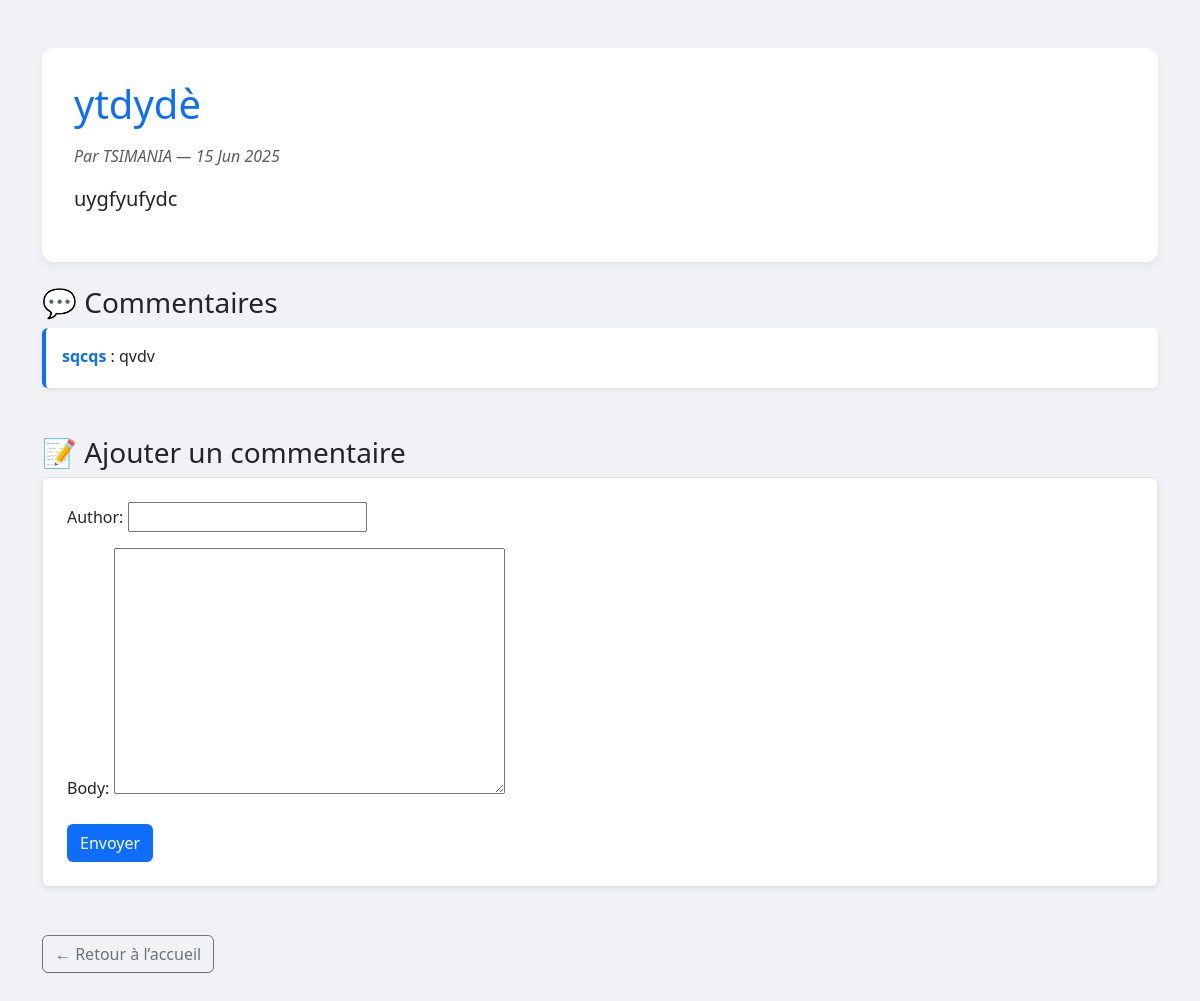
The app's page /post/1/ with its own data.
### blog/models.py (models this page shows, shortened)
class Post(models.Model):
    title = models.CharField(max_length=200)
    content = models.TextField()
    author = models.ForeignKey(User, on_delete=models.CASCADE)
    category = models.ForeignKey(Category, on_delete=models.SET_NULL, null=True)
    created_at = models.DateTimeField(auto_now_add=True)

class Comment(models.Model):
    post = models.ForeignKey(Post, on_delete=models.CASCADE, related_name='comments')
    author = models.CharField(max_length=100)
    body = models.TextField()
    created_at = models.DateTimeField(auto_now_add=True)

### blog/views.py (the view)
# urls.py: path('post/<int:pk>/', views.post_detail, name='post_detail'),
def post_detail(request, pk):
    post = get_object_or_404(Post, pk=pk)
    comments = post.comments.all().order_by('-created_at')
    if request.method == 'POST':
        form = CommentForm(request.POST)
        if form.is_valid():
            comment = form.save(commit=False)
            comment.post = post
            comment.save()
            return redirect('post_detail', pk=post.pk)
    else:
        form = CommentForm()
    return render(request, 'blog/post_detail.html', {
        'post': post, 'comments': comments, 'form': form
    })

### blog/forms.py
class CommentForm(forms.ModelForm):
    class Meta:
        model = Comment
        fields = ['author', 'body']

### blog/templates/blog/post_detail.html (shortened to what this page needs)
<!DOCTYPE html>
<html lang="fr">
<head>
    <link href="https://cdn.jsdelivr.net/npm/bootstrap@5.3.3/dist/css/bootstrap.min.css" rel="stylesheet">
</head>
<body>
    <div class="container py-5">
        <div class="post-box mb-4">
            <h1 class="mb-3 text-primary">{{ post.title }}</h1>
            <p class="text-muted">
                <em>Par {{ post.author.username }} — {{ post.created_at|date:"d M Y" }}</em>
            </p>
            <p class="lead">{{ post.content }}</p>
        </div>
        <div class="mb-5">
            <h3 class="text-dark">💬 Commentaires</h3>
            {% for comment in comments %}
                <div class="comment-box p-3 rounded mb-3 shadow-sm">
                    <p class="mb-1"><strong class="comment-author">{{ comment.author }}</strong> : {{ comment.body }}</p>
                </div>
            {% empty %}
                <p class="text-muted">Aucun commentaire pour cet article.</p>
            {% endfor %}
        </div>
        <div class="mb-5">
            <h3 class="text-dark">📝 Ajouter un commentaire</h3>
            <form method="post" class="bg-white p-4 border rounded shadow-sm">
                {{ form.as_p }}
                <button type="submit" class="btn btn-custom mt-2">Envoyer</button>
            </form>
        </div>
        <a href="{% url 'home' %}" class="btn btn-outline-secondary">← Retour à l’accueil</a>
    </div>
</body>
</html>

### blog/templates/blog/post_detail.html (style rules this page uses)
body { background-color: #f0f2f5; font-family: 'Segoe UI', sans-serif; }
.comment-box { background-color: #ffffff; border-left: 4px solid #0d6efd; }
.comment-author { color: #0d6efd; }
.post-box { background-color: #fff; padding: 2rem; border-radius: 12px; box-shadow: 0 4px 8px rgba(0,0,0,0.05); }
.btn-custom { background-color: #0d6efd; color: white; }

### records on screen
Post: title "ytdydè", author.username "TSIMANIA", created_at "15 Jun 2025", content "uygfyufydc"
Comment: author "sqcqs", body "qvdv"
